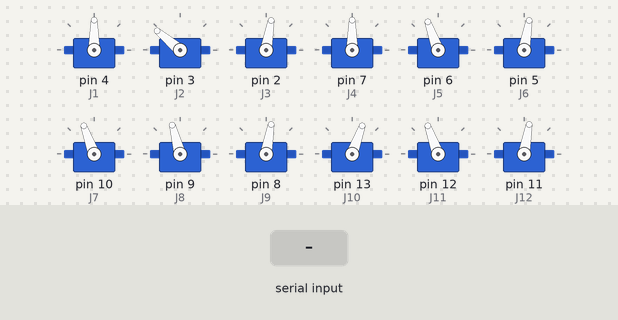
This sketch was run on a simulated Arduino Uno, built with avr-gcc and run on an emulated ATmega328P. On the bench: 12 × servo. The inputs (shaded band) are chosen by the test bench. What the sketch prints to the serial monitor is not drawn.

Above: at 1.2 s.
1.3 s: "a\n" received over Serial
At 1.7 s:
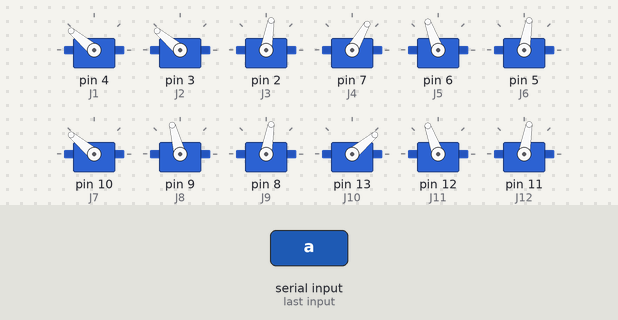
At 2.1 s:
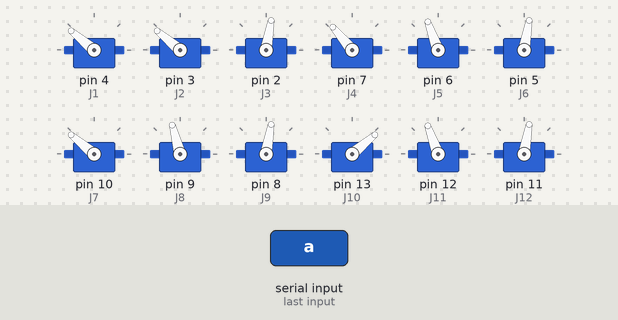
Timing chart, 0 to 14.4 s (numbered marks = the images above; inputs shaded):
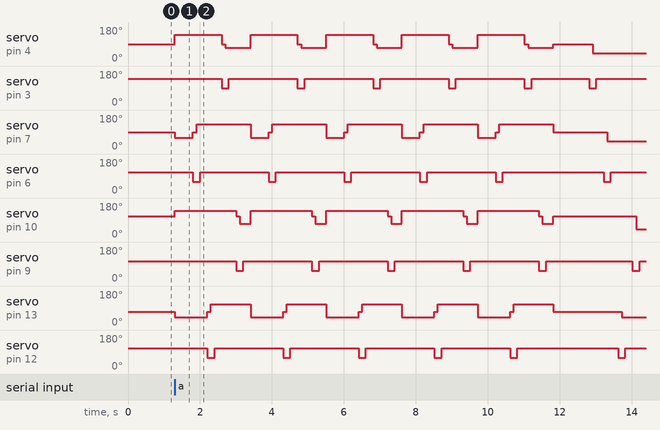

Measured:
- after the input at 1.3 s, servo on pin 4 (J1): 90° → 140° at once, → 90° 1.3 s later, → 70° 0.10 s later, → 140° 0.70 s later, … (17 changes in this stretch); servo on pin 3 (J2): goes 4 × (90° 0.20 s, 140° 1.9 s), 90° 0.20 s, 140° 1.6 s, 90° 0.20 s, then 140°, starting after 1.3 s

The sketch:

Exp12.ino
```cpp
#include <Servo.h>

Servo J1;
Servo J2;
Servo J3;
Servo J4;
Servo J5;
Servo J6;
Servo J7;
Servo J8;
Servo J9;
Servo J10;
Servo J11;
Servo J12;
char data;

void cS1(int ang1, int ang2, int ang3){
  J1.write(ang1);
  J2.write(ang2);
  J3.write(ang3);
}
void cS2(int ang4, int ang5, int ang6){
  J4.write(ang4);
  J5.write(ang5);
  J6.write(ang6);
}
void cS3(int ang7, int ang8, int ang9){
  J7.write(ang7);
  J8.write(ang8);
  J9.write(ang9);
}
void cS4(int ang10, int ang11, int ang12){
  J10.write(ang10);
  J11.write(ang11);
  J12.write(ang12);
}

void setup() {
  Serial.begin(9600);
  J1.attach(4);
  J2.attach(3);
  J3.attach(2);
  J4.attach(7);
  J5.attach(6);
  J6.attach(5);
  J7.attach(10);
  J8.attach(9);
  J9.attach(8);
  J10.attach(13);
  J11.attach(12);
  J12.attach(11);
}

void loop() {
  data = Serial.read();
  Serial.print(data);
  Serial.print("\n");

  if (data == 'a') { // Walk forward, turn, and walk forward again
    unsigned long startTime = millis();

    // Step 1: Walk forward for 5 seconds
    while (millis() - startTime < 10000) { // Walk forward for 5 seconds
      walkForward();
    }

    stand(); // Stand before turning
    delay(1000); // Short pause before turning

    // Step 2: Turn right
    turnright();
    turnright();
    turnright();
    turnright();
    turnright();

    stand(); // Stand before next forward movement
    delay(1000); // Short pause after turning

    // Reset timer for the second forward movement
    startTime = millis();

    // Step 3: Walk forward for 2 seconds
    while (millis() - startTime < 5000) { // Walk forward for 2 seconds
      walkForward();
    }

    stand(); // Stand after finishing the movement
  }
  if (data == 'b') { // Walk forward, turn, and walk forward again
    unsigned long startTime = millis();

    // Step 1: Walk forward for 5 seconds
    while (millis() - startTime < 10000) { // Walk forward for 5 seconds
      walkForward();
    }

    stand(); // Stand before turning
    delay(1000); // Short pause before turning

    // Step 2: Turn right
    turnleft();
    turnleft();
    turnleft();
    turnleft();
    turnleft();
    turnleft();

    stand(); // Stand before next forward movement
    delay(1000); // Short pause after turning

    // Reset timer for the second forward movement
    startTime = millis();

    // Step 3: Walk forward for 2 seconds
    while (millis() - startTime < 5000) { // Walk forward for 2 seconds
      walkForward();
    }

    stand(); // Stand after finishing the movement
  }

  /* Optional additional commands
  else if (data == 'b') { // Lay down
    layDown();
  } else if (data == 'r'){
    while (Serial.read() != 's')
      turnright();
  } else if (data == 'l'){
    while (Serial.read() != 's')
      turnleft();
  } else if (data == 't'){
    while (Serial.read() != 's')
      turn();
  } else if (data == 'u'){
    while (Serial.read() != 's')
      updown();
  } else if (data == 'i'){
    while (Serial.read() != 's')
      backmotion();
  } else if (data == 'z'){
    while (Serial.read() != 's')
      walkBackward();
  }
  */
  else {
    stand();
  }
}

void turnright(){
  cS1(90, 90, 80); // j2
  delay(100);
  cS1(40, 90, 80); // j2
  delay(100);
  cS1(40, 140, 80);
  delay(200);
  cS2(90, 60, 80);
  delay(100);
  cS2(40, 60, 80);
  delay(100);
  cS2(40, 110, 80);
  delay(200);
  cS4(70, 60, 80);
  delay(100);
  cS4(40, 60, 80);
  delay(100);
  cS4(40, 110, 80);
  delay(200);
  cS3(110, 55, 80); // j8
  delay(100);
  cS3(40, 55, 80); // j8
  delay(100);
  cS3(40, 105, 80);
  delay(200);


  cS1(140, 140, 80);
  cS2(140, 110, 80);
  cS3(140, 105, 80);//110
  cS4(140, 110, 80);
  delay(500);
}

void turnleft(){
  cS2(90, 60, 80);
  delay(100);
  cS2(140, 60, 80);
  delay(100);
  cS2(140, 110, 80);
  delay(200);
  cS1(90, 90, 80);
  delay(100);
  cS1(140, 90, 80); // j2
  delay(100);
  cS1(140, 150, 80);
  delay(200);
  cS3(110, 55, 80); // j8
  delay(100);
  cS3(140, 55, 80); // j8
  delay(100);
  cS3(140, 105, 80);
  delay(200);
  cS4(70, 60, 80);
  delay(100);
  cS4(140, 60, 80);
  delay(100);
  cS4(140, 110, 80);
  delay(200);


  cS1(40, 140, 80);
  cS2(40, 110, 80);
  cS3(40, 105, 80);//110
  cS4(40, 110, 80);
  delay(500);

}
void walkBackward() {
  // Step 1: Reverse the initial forward pattern
  cS1(40, 140, 80);  // Reverse position for Leg 1
  cS2(130, 110, 80); // Reverse position for Leg 2
  cS3(40, 105, 80);  // Reverse position for Leg 3
  cS4(110, 110, 80); // Reverse position for Leg 4
  delay(500);

  // Step 2: Backward pattern 1 (left side: Legs 2 & 4)
  cS2(130, 60, 80);  // Lift and move Leg 2 backward
  delay(100);
  cS2(90, 60, 80);   // Lower Leg 2
  delay(100);
  cS2(90, 110, 80);  // Position Leg 2 for next step
  delay(200);

  cS4(110, 60, 80);  // Lift and move Leg 4 backward
  delay(100);
  cS4(70, 60, 80);   // Lower Leg 4
  delay(100);
  cS4(70, 110, 80);  // Position Leg 4 for next step
  delay(200);

  // Step 3: Move right side legs (Legs 1 & 3) backward
  cS1(130, 60, 80);  // Lift and move Leg 1 backward
  delay(100);
  cS1(110, 60, 80);  // Lower Leg 1
  delay(100);
  cS1(100, 110, 40);   // Position Leg 1 for next step
  delay(200);

  cS3(130, 60, 80);  // Lift and move Leg 3 backward
  delay(100);
  cS3(110, 60, 80); // Lower Leg 3
  delay(100);
  cS3(90, 110, 80);  // Position Leg 3 for next step
  delay(200);
}

void walkForward() {
  // Step 1
 /* cS1(90, 160, 60); // stand up
  cS2(90, 110, 60);
  cS3(110, 105, 60);
  cS4(70, 110, 60);
  delay(2000);*/


  cS1(140, 140, 80); //forwad action
  cS2(60, 110, 80);
  cS3(140, 105, 80);//110
  cS4(40, 110, 80);
  delay(500);

  cS2(90, 60, 80);  // forward pattern 1 right side
  delay(100);
  cS2(130, 60, 80); // j4
  delay(100);
  cS2(130, 110, 80); // j5  cS2(130, 110, 80);
  delay(200);
  cS4(70, 60, 80); // j11
  delay(100);
  cS4(110, 60, 80); // j10
  delay(100);
  cS4(110, 110, 80); // j11  cS4(110, 110, 80);
  delay(200);
 /* cS1(90, 160, 60); // stand up
  cS2(90, 110, 60);
  cS3(110, 105, 60);
  cS4(70, 110, 60);
  delay(200);*/

  cS1(90, 90, 80); // j2
  delay(100);
  cS1(70, 90, 80); // j1
  delay(100);
  cS1(70, 140, 80); // j2 cS1(70, 140, 80);
  delay(200);
  cS3(110, 55, 80); // j8
  delay(100);
  cS3(70, 55, 80); // j7
  delay(100);
  cS3(70, 105, 80); // j8  cS3(70, 105, 80);
  delay(200);
}

void layDown() {
  cS1(90, 70, 90);
  cS2(90, 55, 90);
  cS3(90, 50, 90);
  cS4(90, 55, 90);
  delay(500);
}

void backmotion() {
  cS1(70, 140, 60); // stand up90
  cS2(130, 110, 60);
  cS3(70, 105, 60);//110
  cS4(110, 110, 60);
}
void stand() {
  cS1(90, 140, 80); // stand up90
  cS2(90, 110, 80);
  cS3(110, 105, 80);//110
  cS4(70, 110, 80);
}

void turn(){
  cS1(40, 140, 80);
  cS2(40, 110, 80);
  cS3(40, 105, 80);//110
  cS4(40, 110, 80);
  delay(2000);

  cS1(140, 140, 80);
  cS2(140, 110, 80);
  cS3(140, 105, 80);//110
  cS4(140, 110, 80);
  delay(2000);
}

void updown(){
  cS1(90, 180, 120); // up max
  cS2(90, 160, 120);
  cS3(110, 155, 120);
  cS4(70, 160, 120);
  delay(2000);

  cS1(90, 50, 30); // down max
  cS2(90, 30, 30);
  cS3(110, 25, 30);
  cS4(70, 30, 30);
  delay(2000);
}
```
